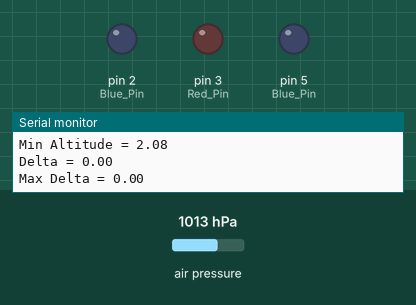
Simulated run of this sketch. Board: Arduino Uno, built with avr-gcc and run on an emulated ATmega328P. Shown: output pins drawn as LEDs (lit = HIGH), the last lines printed to the serial monitor. The test bench sets the inputs (shaded band); at power-on: air pressure 1013 hPa.

Above: at 1.8 s.
1.9 s: air pressure set to 952 hPa
At 2.9 s:
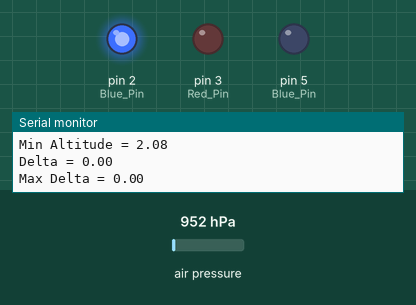
4.6 s: air pressure set to 1025 hPa
At 6.0 s:
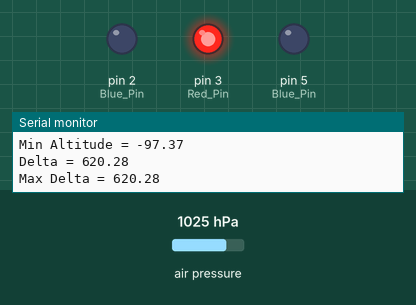
Timing chart, 0 to 7.8 s (numbered marks = the images above; inputs shaded):
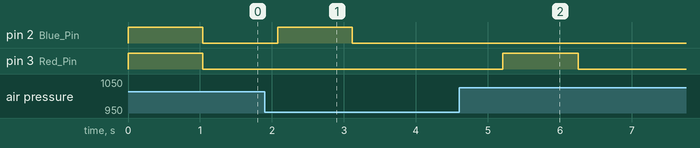

The sketch:

alti_work.ino
```cpp
#include <Wire.h>
#include <BMP085.h>


// Connect VCC of the BMP085 sensor to 3.3V (NOT 5.0V!)
// Connect GND to Ground
// Connect SCL to i2c clock - on '168/'328 Arduino Uno/Duemilanove/etc thats Analog 5
// Connect SDA to i2c data - on '168/'328 Arduino Uno/Duemilanove/etc thats Analog 4
// EOC is not used, it signifies an end of conversion
// XCLR is a reset pin, also not used here

BMP085 bmp;
float max_alt = 0;
float min_alt = 50000;
float cur_alt = 0;
float cur_delta = 0;
float max_delta = 0;

void setup() {
  pinMode(2, OUTPUT);   // Blue Pin
  pinMode(3, OUTPUT);   // Red Pin
  pinMode(5, OUTPUT);   // Blue Pin
  Serial.begin(9600);
  bmp.begin();
}

void loop() {
    digitalWrite(5, LOW);
    digitalWrite(2, LOW);
    digitalWrite(3, LOW);
    check_alt();
    calc_deltas();
    print_data();
    delay(1000);
}

void print_data(){
    // Calculate altitude assuming 'standard' barometric
    // pressure of 1013.25 millibar = 101325 Pascal
    Serial.print("Altitude = ");
    Serial.print(cur_alt);
    Serial.println(" meters");

    Serial.print("Max Altitude = ");
    Serial.println(max_alt);

    Serial.print("Min Altitude = ");
    Serial.println(min_alt);

    Serial.print("Delta = ");
    Serial.println(cur_delta);

    Serial.print("Max Delta = ");
    Serial.println(max_delta);

    Serial.println();
}

void check_alt(){
  cur_alt = bmp.readAltitude(101325);
  if (cur_alt > max_alt){
    digitalWrite(2, HIGH);
    max_alt = cur_alt;
  }
    if (cur_alt < min_alt){
    digitalWrite(3, HIGH);
    min_alt = cur_alt;
  }
}

void calc_deltas(){
  cur_delta = abs(cur_alt - max_alt);
  if (cur_delta > max_delta) max_delta = cur_delta;


}
```

Measured:
- after the input at 1.9 s, pin 2 (Blue_Pin): LOW → HIGH after 0.18 s, → LOW 1.0 s later
- after the input at 4.6 s, pin 3 (Red_Pin): LOW → HIGH after 0.60 s, → LOW 1.0 s later
